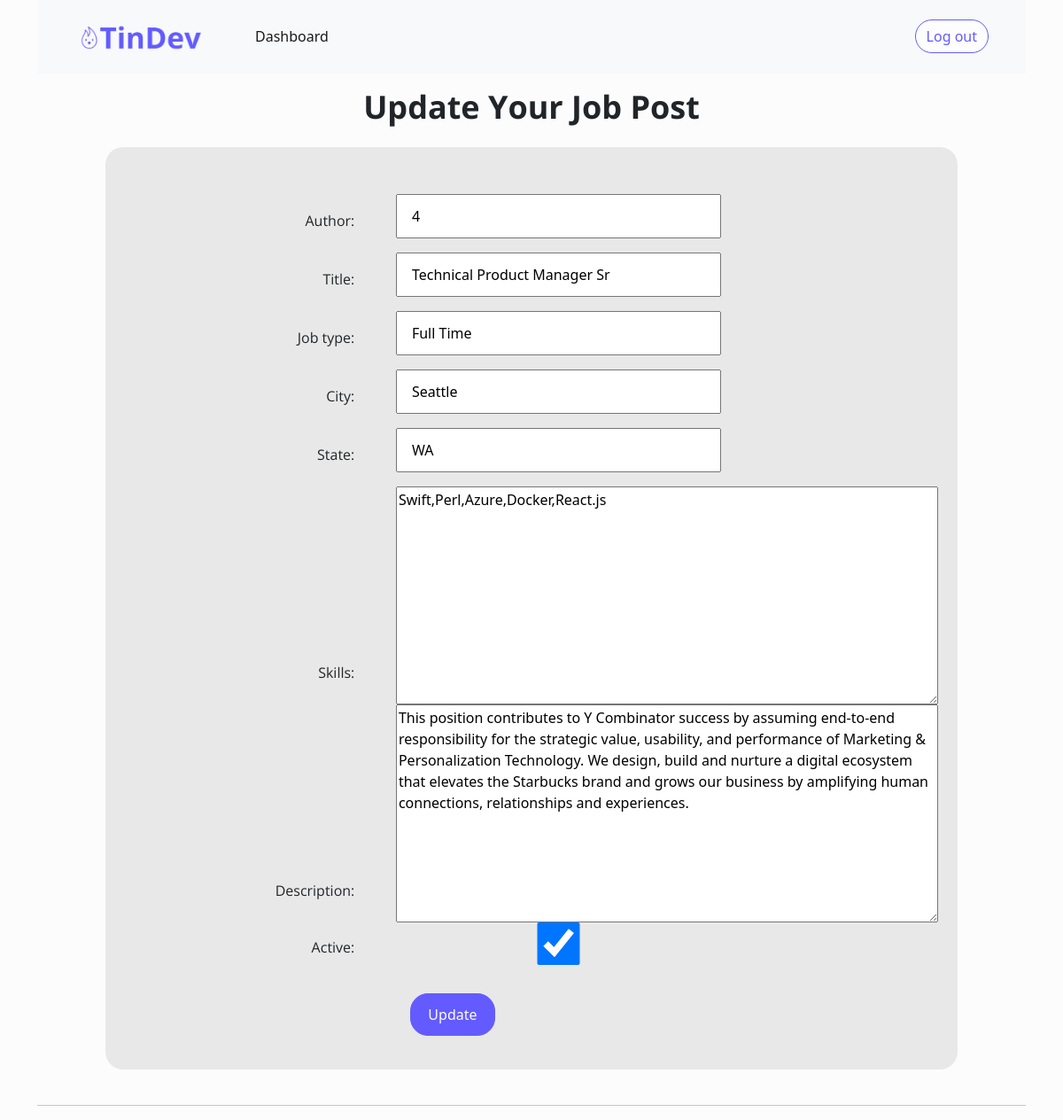
Screenshot of /update_posts/3 with the database file from the repository.
### app/models.py (models this page shows)
class Job(models.Model):
    id = models.AutoField(primary_key=True)
    title = models.CharField(max_length=50)
    job_type = models.CharField(max_length=50)
    city = models.CharField(max_length=50)
    state = models.CharField(max_length=30)
    skills = models.TextField()
    description = models.TextField()
    company = models.CharField(max_length=50)
    expiration = models.DateTimeField()
    active = models.BooleanField()
    author = models.CharField(max_length=50)
    numCandidates = models.IntegerField()
    coverImage = models.ImageField(upload_to ='app/static/images', default='../../static/images/errorImage.jpg')

### app/views.py (the view)
# urls.py: path('update_posts/<int:pk>', views.update_posts, name='update_posts')
def update_posts(request, pk):
    if request.method == 'POST':
        job_post=Job.objects.get(pk=pk)
        form = UpdatePosts(request.POST, instance=job_post)
        if form.is_valid():
            form.save()
            return HttpResponseRedirect('/update_posts/'+str(pk))
    else:
        job_post=Job.objects.get(pk=pk)
        form = UpdatePosts(instance=job_post)
        return render(request, 'app/update_posts.html', {'form': form})

### app/models.py
class UpdatePosts(ModelForm):
    class Meta:
        model = Job
        fields = ['author', 'title', 'job_type', 'city', 'state', 'skills', 'description', 'active']

### app/templates/app/update_posts.html (shortened to what this page needs)
{% load static %}
<!DOCTYPE html>
<html lang="en">
<head>
    <link href="https://cdn.jsdelivr.net/npm/bootstrap@5.2.2/dist/css/bootstrap.min.css" rel="stylesheet"
>
    <link rel="stylesheet" type="text/css" href="{% static 'css/style.css' %}">
    <link rel="stylesheet" type="text/css" href="{% static 'css/signup.css' %}">
</head>
<body>
    <div class="container">
        <nav class="navbar navbar-expand-lg navbar-light bg-light">
            <div class="container-fluid">
                <a class="navbar-brand" href="/recruiter_dashboard">
                    <img src="{% static 'images/tindev_combomark.png' %}" alt="" width="150px" class="d-inline-block">
                </a>
                <div class="collapse navbar-collapse nav-div" id="navbarNav">
                    <ul class="navbar-nav">
                        <li class="nav-item">
                            <a class="nav-link active" aria-current="page" href="/recruiter_dashboard">Dashboard</a>
                        </li>
                    </ul>
                </div>
                <button type="button" class="btn btn-secondary btn-block" onclick="location.href='/logout'">Log out</button>
            </div>
        </nav>
        <main>
            <div id="header-div" class="center">
                <H1 class="signup-header center">Update Your Job Post</H1>
            </div>
            <div id="form-div" class="">
                <form id="form-body" class="center" action="" method="POST">
                    {{ form }}
                    <div>
                    </div>
                    <div style="justify-content:start;" id="button-div">
                        <button id="go-button" class="btn btn-primary btn-block" type="submit" class="center">Update</button>
                    </div>
                </form>
            </div>
        </main>
        <hr>
    </div>
</body>
</html>

### app/static/css/style.css (style rules this page uses)
body { background: #fcfcfc; width: 100vw; }
h1 { font-family: 'Open Sans', sans-serif; font-weight: 700; font-size: 64px; }
.btn-primary { background-color: #635bff; color: #fdfdfd; border-radius: 20px; border-color: #635bff; }
.btn-secondary { border-radius: 20px; border-color: #635bff; color: #635bff; background: #fdfdfd; }
.navbar { padding: 20px; padding-left: 30px; padding-right: 30px; }
.nav-div { padding-left: 30px; padding-right: 30px; }
.center { margin: auto; width: 59%; }

### app/static/css/signup.css (style rules this page uses)
div.container { width: 100%; justify-content: center; }
h1.signup-header { font-size: 3vw; text-align: center; }
#header-div { width: 80%; padding-top: 2vh; }
#form-div { width: 100%; justify-content: center; display: flex; flex-direction: row; padding: 2vw; }
#form-body { width: 90%; background-color: #E8E8E8; padding: 2%; padding-top: 5%; display: grid; grid-template-columns: 1fr 2fr; border-radius: 20px; }
label { margin: auto; text-align: right; width: 80%; padding: 2vh; margin-bottom: 1vh; font-family: 'Open Sans', sans-serif; font-weight: 400; font-size: 16px; }
input, select { width: 60%; height: 75%; padding: 2vh; margin-bottom: 1vh; }
#button-div { width: 100%; display: flex; margin: auto; padding: 2vh; padding-right: 10%; justify-content: right; }
#go-button { width: 8vw; height: 6vh; display: block; }

### rows the page displays
Job: author "4", title "Technical Product Manager Sr", job_type "Full Time", city "Seattle", state "WA", skills "Swift,Perl,Azure,Docker,React.js", description "This position contributes to Y Combinator success by assuming end-to-end responsibility for the strategic value, usability, and performance of Marketing & Personalization Technology. We design, build and nurture a digital ecosystem that elevates the Starbucks brand and grows our business by amplifying human connections, relationships and experiences.", active "☑"
